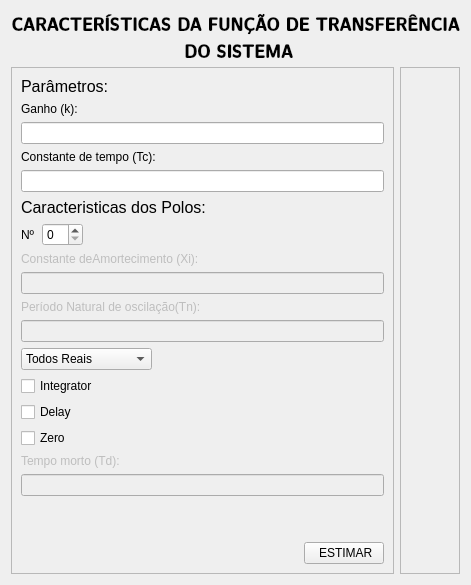
        <widget class="QWidget" name="TF_page">
         <layout class="QGridLayout" name="gridLayout_5">
          <item row="0" column="0" colspan="2">
           <widget class="QLabel" name="label_4">
            <property name="maximumSize">
             <size>
              <width>16777215</width>
              <height>50</height>
             </size>
            </property>
            <property name="font">
             <font>
              <family>Latin Modern Sans Demi Cond</family>
              <pointsize>14</pointsize>
              <weight>75</weight>
              <bold>true</bold>
             </font>
            </property>
            <property name="text">
             <string>CARACTERÍSTICAS DA FUNÇÃO DE TRANSFERÊNCIA
 DO SISTEMA</string>
            </property>
            <property name="alignment">
             <set>Qt::AlignCenter</set>
            </property>
           </widget>
          </item>
          <item row="1" column="0">
           <widget class="QFrame" name="frame_5">
            <property name="frameShape">
             <enum>QFrame::StyledPanel</enum>
            </property>
            <property name="frameShadow">
             <enum>QFrame::Raised</enum>
            </property>
            <layout class="QGridLayout" name="gridLayout_4">
             <item row="0" column="0">
              <layout class="QVBoxLayout" name="verticalLayout_5">
               <item>
                <widget class="QLabel" name="label_7">
                 <property name="font">
                  <font>
                   <pointsize>12</pointsize>
                  </font>
                 </property>
                 <property name="text">
                  <string>Parâmetros:</string>
                 </property>
                </widget>
               </item>
               <item>
                <widget class="QLabel" name="label_10">
                 <property name="text">
                  <string>Ganho (k):</string>
                 </property>
                </widget>
               </item>
               <item>
                <widget class="QLineEdit" name="lineEdit"/>
               </item>
               <item>
                <widget class="QLabel" name="label_9">
                 <property name="text">
                  <string>Constante de tempo (Tc):</string>
                 </property>
                </widget>
               </item>
               <item>
                <widget class="QLineEdit" name="lineEdit_2"/>
               </item>
               <item>
                <widget class="QLabel" name="label_5">
                 <property name="font">
                  <font>
                   <pointsize>12</pointsize>
                  </font>
                 </property>
                 <property name="text">
                  <string>Caracteristicas dos Polos: </string>
                 </property>
                </widget>
               </item>
               <item>
                <layout class="QHBoxLayout" name="horizontalLayout">
                 <item>
                  <widget class="QLabel" name="label_6">
                   <property name="text">
                    <string>Nº</string>
                   </property>
                  </widget>
                 </item>
                 <item>
                  <widget class="QSpinBox" name="spinBox"/>
                 </item>
                 <item>
                  <spacer name="horizontalSpacer">
                   <property name="orientation">
                    <enum>Qt::Horizontal</enum>
                   </property>
                   <property name="sizeHint" stdset="0">
                    <size>
                     <width>40</width>
                     <height>20</height>
                    </size>
                   </property>
                  </spacer>
                 </item>
                </layout>
               </item>
              </layout>
             </item>
             <item row="1" column="0">
              <layout class="QVBoxLayout" name="verticalLayout_4">
               <item>
                <widget class="QLabel" name="label_12">
                 <property name="enabled">
                  <bool>false</bool>
                 </property>
                 <property name="text">
                  <string>Constante deAmortecimento (Xi):</string>
                 </property>
                </widget>
               </item>
               <item>
                <widget class="QLineEdit" name="lineEdit_4">
                 <property name="enabled">
                  <bool>false</bool>
                 </property>
                </widget>
               </item>
              </layout>
             </item>
             <item row="2" column="0">
              <layout class="QVBoxLayout" name="verticalLayout_8">
               <item>
                <widget class="QLabel" name="label_13">
                 <property name="enabled">
                  <bool>false</bool>
                 </property>
                 <property name="text">
                  <string>Período Natural de oscilação(Tn):</string>
                 </property>
                </widget>
               </item>
               <item>
                <widget class="QLineEdit" name="lineEdit_5">
                 <property name="enabled">
                  <bool>false</bool>
                 </property>
                </widget>
               </item>
              </layout>
             </item>
             <item row="3" column="0">
              <layout class="QHBoxLayout" name="horizontalLayout_4">
               <item>
                <widget class="QComboBox" name="comboBox">
                 <item>
                  <property name="text">
                   <string>Todos Reais</string>
                  </property>
                 </item>
                 <item>
                  <property name="text">
                   <string>Todos Imaginários</string>
                  </property>
                 </item>
                </widget>
               </item>
               <item>
                <spacer name="horizontalSpacer_2">
                 <property name="orientation">
                  <enum>Qt::Horizontal</enum>
                 </property>
                 <property name="sizeHint" stdset="0">
                  <size>
                   <width>40</width>
                   <height>20</height>
                  </size>
                 </property>
                </spacer>
               </item>
              </layout>
             </item>
             <item row="4" column="0">
              <layout class="QVBoxLayout" name="verticalLayout_3">
               <item>
                <widget class="QCheckBox" name="checkBox_2">
                 <property name="text">
                  <string>Integrator</string>
                 </property>
                </widget>
               </item>
               <item>
                <widget class="QCheckBox" name="checkBox">
                 <property name="text">
                  <string>Delay</string>
                 </property>
                </widget>
               </item>
               <item>
                <widget class="QCheckBox" name="checkBox_3">
                 <property name="text">
                  <string>Zero</string>
                 </property>
                </widget>
               </item>
              </layout>
             </item>
             <item row="5" column="0">
              <widget class="QLabel" name="label_8">
               <property name="enabled">
                <bool>false</bool>
               </property>
               <property name="text">
                <string>Tempo morto (Td):</string>
               </property>
              </widget>
             </item>
             <item row="6" column="0">
              <widget class="QLineEdit" name="lineEdit_3">
               <property name="enabled">
                <bool>false</bool>
               </property>
              </widget>
             </item>
             <item row="7" column="0">
              <spacer name="verticalSpacer">
               <property name="orientation">
                <enum>Qt::Vertical</enum>
               </property>
               <property name="sizeHint" stdset="0">
                <size>
                 <width>20</width>
                 <height>40</height>
                </size>
               </property>
              </spacer>
             </item>
             <item row="8" column="0">
              <layout class="QHBoxLayout" name="horizontalLayout_6">
               <item>
                <spacer name="horizontalSpacer_3">
                 <property name="orientation">
                  <enum>Qt::Horizontal</enum>
                 </property>
                 <property name="sizeHint" stdset="0">
                  <size>
                   <width>40</width>
                   <height>20</height>
                  </size>
                 </property>
                </spacer>
               </item>
               <item>
                <widget class="QPushButton" name="pushButton_5">
                 <property name="text">
                  <string> ESTIMAR</string>
                 </property>
                 <property name="icon">
                  <iconset resource="filter.qrc">
                   <normaloff>:/icons/calculator.svg</normaloff>:/icons/calculator.svg</iconset>
                 </property>
                 <property name="iconSize">
                  <size>
                   <width>30</width>
                   <height>30</height>
                  </size>
                 </property>
                </widget>
               </item>
              </layout>
             </item>
            </layout>
           </widget>
          </item>
          <item row="1" column="1">
           <widget class="QFrame" name="frame_4">
            <property name="maximumSize">
             <size>
              <width>100</width>
              <height>16777215</height>
             </size>
            </property>
            <property name="styleSheet">
             <string notr="true"/>
            </property>
            <property name="frameShape">
             <enum>QFrame::StyledPanel</enum>
            </property>
            <property name="frameShadow">
             <enum>QFrame::Raised</enum>
            </property>
            <layout class="QVBoxLayout" name="verticalLayout_6">
             <item>
              <widget class="QPushButton" name="pushButton_7">
               <property name="enabled">
                <bool>false</bool>
               </property>
               <property name="text">
                <string/>
               </property>
               <property name="icon">
                <iconset resource="filter.qrc">
                 <normaloff>:/icons/tools-and-utensils.svg</normaloff>:/icons/tools-and-utensils.svg</iconset>
               </property>
               <property name="iconSize">
                <size>
                 <width>48</width>
                 <height>48</height>
                </size>
               </property>
               <property name="flat">
                <bool>true</bool>
               </property>
              </widget>
             </item>
             <item>
              <widget class="QPushButton" name="pushButton_8">
               <property name="enabled">
                <bool>false</bool>
               </property>
               <property name="text">
                <string/>
               </property>
               <property name="icon">
                <iconset resource="filter.qrc">
                 <normaloff>:/icons/transfer_function.svg</normaloff>:/icons/transfer_function.svg</iconset>
               </property>
               <property name="iconSize">
                <size>
                 <width>48</width>
                 <height>48</height>
                </size>
               </property>
               <property name="flat">
                <bool>true</bool>
               </property>
              </widget>
             </item>
             <item>
              <widget class="QPushButton" name="pushButton_9">
               <property name="enabled">
                <bool>false</bool>
               </property>
               <property name="text">
                <string/>
               </property>
               <property name="icon">
                <iconset resource="filter.qrc">
                 <normaloff>:/icons/graphs.svg</normaloff>:/icons/graphs.svg</iconset>
               </property>
               <property name="iconSize">
                <size>
                 <width>48</width>
                 <height>48</height>
                </size>
               </property>
               <property name="flat">
                <bool>true</bool>
               </property>
              </widget>
             </item>
             <item>
              <widget class="QPushButton" name="pushButton_10">
               <property name="enabled">
                <bool>false</bool>
               </property>
               <property name="text">
                <string/>
               </property>
               <property name="icon">
                <iconset resource="filter.qrc">
                 <normaloff>:/icons/settings.svg</normaloff>:/icons/settings.svg</iconset>
               </property>
               <property name="iconSize">
                <size>
                 <width>48</width>
                 <height>48</height>
                </size>
               </property>
               <property name="flat">
                <bool>true</bool>
               </property>
              </widget>
             </item>
             <item>
              <widget class="QPushButton" name="pushButton_22">
               <property name="text">
                <string/>
               </property>
               <property name="icon">
                <iconset resource="filter.qrc">
                 <normaloff>:/icons/reply.svg</normaloff>:/icons/reply.svg</iconset>
               </property>
               <property name="iconSize">
                <size>
                 <width>48</width>
                 <height>48</height>
                </size>
               </property>
               <property name="flat">
                <bool>true</bool>
               </property>
              </widget>
             </item>
            </layout>
           </widget>
          </item>
         </layout>
        </widget>
